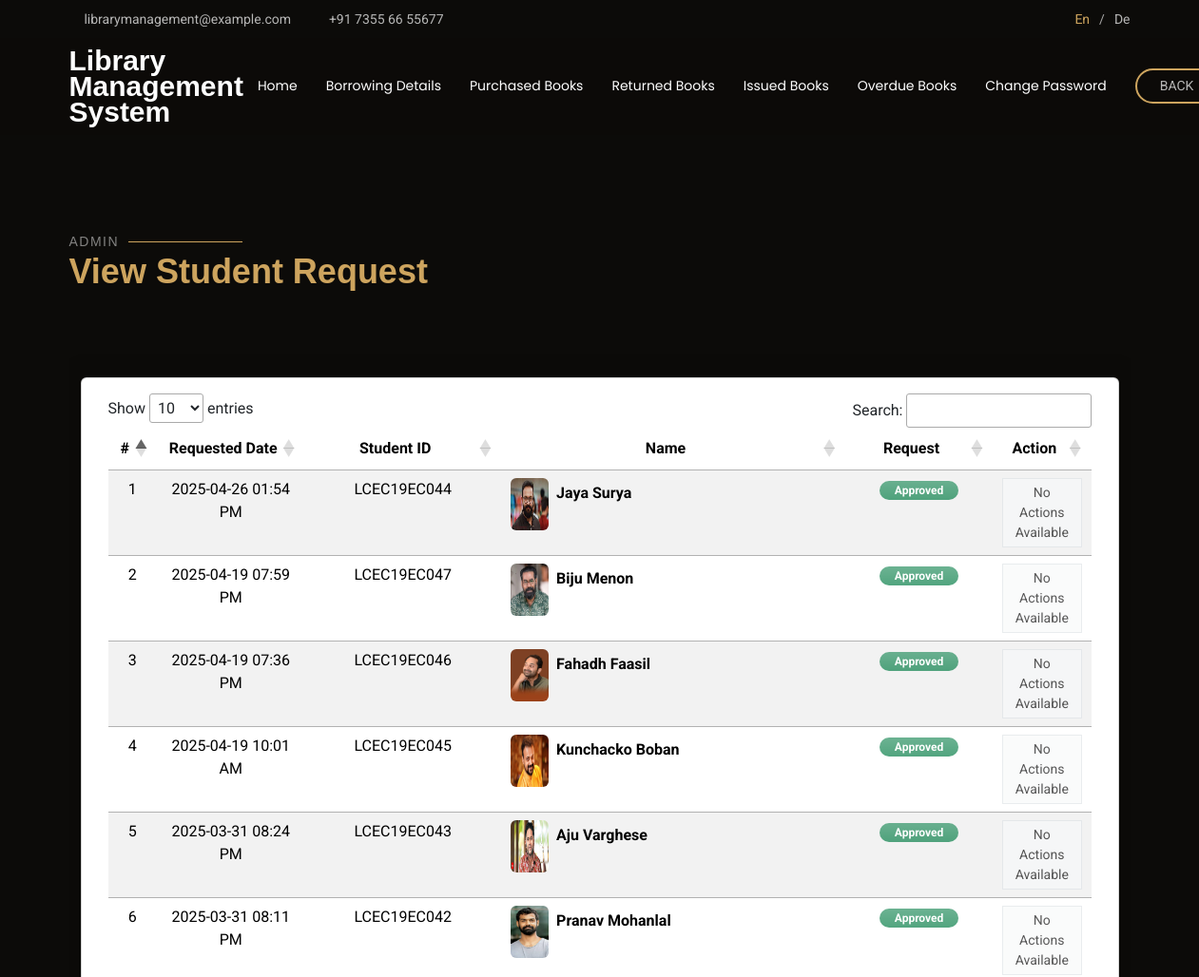
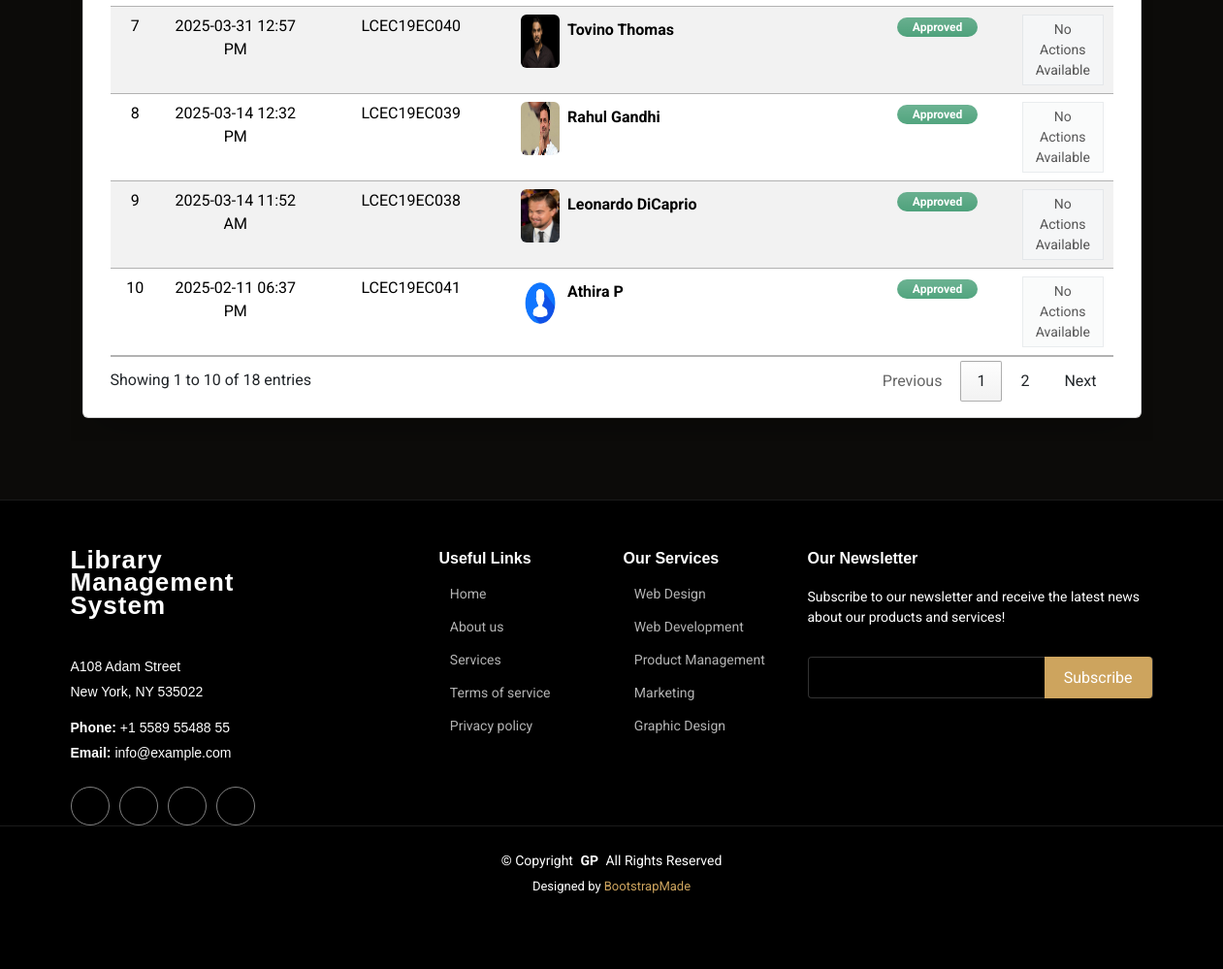
/studentrequest/, run on the app's committed database (2 pictures, top to bottom).
### home/models.py (models this page shows)
class Member(models.Model):
    member_id = models.ForeignKey(User, on_delete=models.CASCADE)
    student_id = models.CharField(max_length=150)
    department = models.CharField(max_length=255)
    year_of_study = models.IntegerField()
    phone_number = models.IntegerField()
    address = models.CharField(max_length=255)
    profile_picture = models.ImageField(upload_to='images/', default='images/default_profile.jpg')
    status = models.BooleanField(default=False)

class User(AbstractUser):
    usertype = models.CharField(max_length=100)

### home/views.py (the view)
# urls.py: path('studentrequest/', views.student_request, name='student_request'),
def student_request(request):
    mem = Member.objects.order_by('member_id__is_active', '-id')
    return render(request,'admin-student-request.html',{'student_req':mem})

### home/templates/admin-student-request.html (shortened to what this page needs)
{% extends "admin-student-request-base.html" %}
{% load static %}
    {% block reqContent %}
<section class="py-4">
    <div class="container">
        <div class="card shadow-lg">
            <div class="card-body">
                <div class="container-fluid table-responsive">
                    <table class="table  table-striped"  id="studentRequest" style="text-align: center;">
                        <colgroup>
                            <col width="5%">
                            <col width="15%">
                            <col width="20%">
                            <col width="35%">
                            <col width="15%">
                            <col width="10%">
                        </colgroup>
                        <thead>
                            <tr>
                                <th class="text-center">#</th>
                                <th class="text-center">Requested Date</th>
                                <th class="text-center">Student ID</th>
                                <th class="text-center">Name</th>
                                <th class="text-center">Request</th>
                                <th class="text-center">Action</th>
                            </tr>
                        </thead>
                        <tbody>
                            {% for student in student_req %}
                            <tr>
                                <td class="text-center" >{{ forloop.counter }}</td>
                                <td>{{ student.member_id.date_joined|date:"Y-m-d h:i A"}}</td>
                                <td>{{ student.student_id }}</td>
                                <td>
                                    <div class="d-flex align-items-center">
                                        <img src="{{ student.profile_picture.url }}"
                                            class="rounded me-2"
                                            width="40"
                                            height="55"
                                            alt="Image Not Found">
                                        <div>
                                            <div><strong>{{ student.member_id.first_name }} {{student.member_id.last_name }}</strong></div><br>
                                        </div>
                                      </div>
                                </td>
                                <td class="text-center">
                                    {% if student.member_id.is_active == 0 %}
                                    <span class="badge badge-primary bg-gradient bg-primary px-3 rounded-pill bg-opacity-75 text-sm py-1">Pending</span>
                                    {% else %}
                                    <span class="badge badge-success bg-gradient bg-success px-3 rounded-pill bg-opacity-75 text-sm py-1">Approved</span>
                                    {% endif %}
                                </td>
                                <td class="text-center">
                                    {% if student.member_id.is_active == 0 %}
                                        <div class="dropdown dropup">
                                            <button class="btn btn-light btn-sm rounded-0 border dropdown-toggle" type="button" data-bs-toggle="dropdown" aria-expanded="false">
                                                Action
                                            </button>
                                            <ul class="dropdown-menu">
                                                <li><a class="dropdown-item edit-data" href="/adminapprovestudent/{{ student.id }}"><i class="bi bi-check-circle text-primary"></i> Approve</a></li>
                                                <li><a class="dropdown-item delete-data" href="javascript:void(0)" onclick="confirmDelete('/admindeletestudent/{{ student.id }}')"><i class="bi bi-trash text-danger"></i> Delete</a></li>
                                            </ul>
                                        </div>
                                    {% else %}
                                        <button class="btn btn-light btn-sm rounded-0 border" type="button" disabled>
                                            No Actions Available
                                        </button>
                                    {% endif %}
                                </td>
                            </tr>
                            {% endfor %}
                        </tbody>
                    </table>
                </div>
            </div>
        </div>
    </div>
</section>
  {% endblock reqContent %}

### home/static/assets/css/main.css (style rules this page uses)
:root { --default-font: "Roboto", system-ui, -apple-system, "Segoe UI", Roboto, "Helvetica Neue", Arial, "Noto Sans", "Liberation Sans", sans-serif, "Apple Color Emoji", "Segoe UI Emoji", "Segoe UI Symbol", "Noto Color Emoji"; --heading-font: "Playfair Display", sans-serif; --nav-font: "Poppins", sans-serif; }
:root { --background-color: #0c0b09; --default-color: rgba(255, 255, 255, 0.7); --heading-color: #ffffff; --accent-color: #cda45e; --surface-color: #29261f; --contrast-color: #0c0b09; }
:root { --nav-color: #ffffff; --nav-hover-color: #cda45e; --nav-mobile-background-color: #29261f; --nav-dropdown-background-color: #29261f; --nav-dropdown-color: #ffffff; --nav-dropdown-hover-color: #cda45e; }
:root { scroll-behavior: smooth; }
body { color: var(--default-color); background-color: var(--background-color); font-family: var(--default-font); }
section, .section { color: var(--default-color); background-color: var(--background-color); padding: 60px 0; scroll-margin-top: 77px; overflow: clip; }

### data on the page
Member: member_id.date_joined "2025-04-26 01:54 PM", student_id "LCEC19EC044", profile_picture (picture), member_id.first_name "Jaya", member_id.last_name "Surya", shows "Approved", shows "No Actions Available"
Member: member_id.date_joined "2025-04-19 07:59 PM", student_id "LCEC19EC047", profile_picture (picture), member_id.first_name "Biju", member_id.last_name "Menon", shows "Approved", shows "No Actions Available"
Member: member_id.date_joined "2025-04-19 07:36 PM", student_id "LCEC19EC046", profile_picture (picture), member_id.first_name "Fahadh", member_id.last_name "Faasil", shows "Approved", shows "No Actions Available"
Member: member_id.date_joined "2025-04-19 10:01 AM", student_id "LCEC19EC045", profile_picture (picture), member_id.first_name "Kunchacko", member_id.last_name "Boban", shows "Approved", shows "No Actions Available"
Member: member_id.date_joined "2025-03-31 08:24 PM", student_id "LCEC19EC043", profile_picture (picture), member_id.first_name "Aju", member_id.last_name "Varghese", shows "Approved", shows "No Actions Available"
Member: member_id.date_joined "2025-03-31 08:11 PM", student_id "LCEC19EC042", profile_picture (picture), member_id.first_name "Pranav", member_id.last_name "Mohanlal", shows "Approved", shows "No Actions Available"
Member: member_id.date_joined "2025-03-31 12:57 PM", student_id "LCEC19EC040", profile_picture (picture), member_id.first_name "Tovino", member_id.last_name "Thomas", shows "Approved", shows "No Actions Available"
Member: member_id.date_joined "2025-03-14 12:32 PM", student_id "LCEC19EC039", profile_picture (picture), member_id.first_name "Rahul", member_id.last_name "Gandhi", shows "Approved", shows "No Actions Available"
Member: member_id.date_joined "2025-03-14 11:52 AM", student_id "LCEC19EC038", profile_picture (picture), member_id.first_name "Leonardo", member_id.last_name "DiCaprio", shows "Approved", shows "No Actions Available"
Member: member_id.date_joined "2025-02-11 06:37 PM", student_id "LCEC19EC041", profile_picture (placeholder picture), member_id.first_name "Athira", member_id.last_name "P", shows "Approved", shows "No Actions Available"
